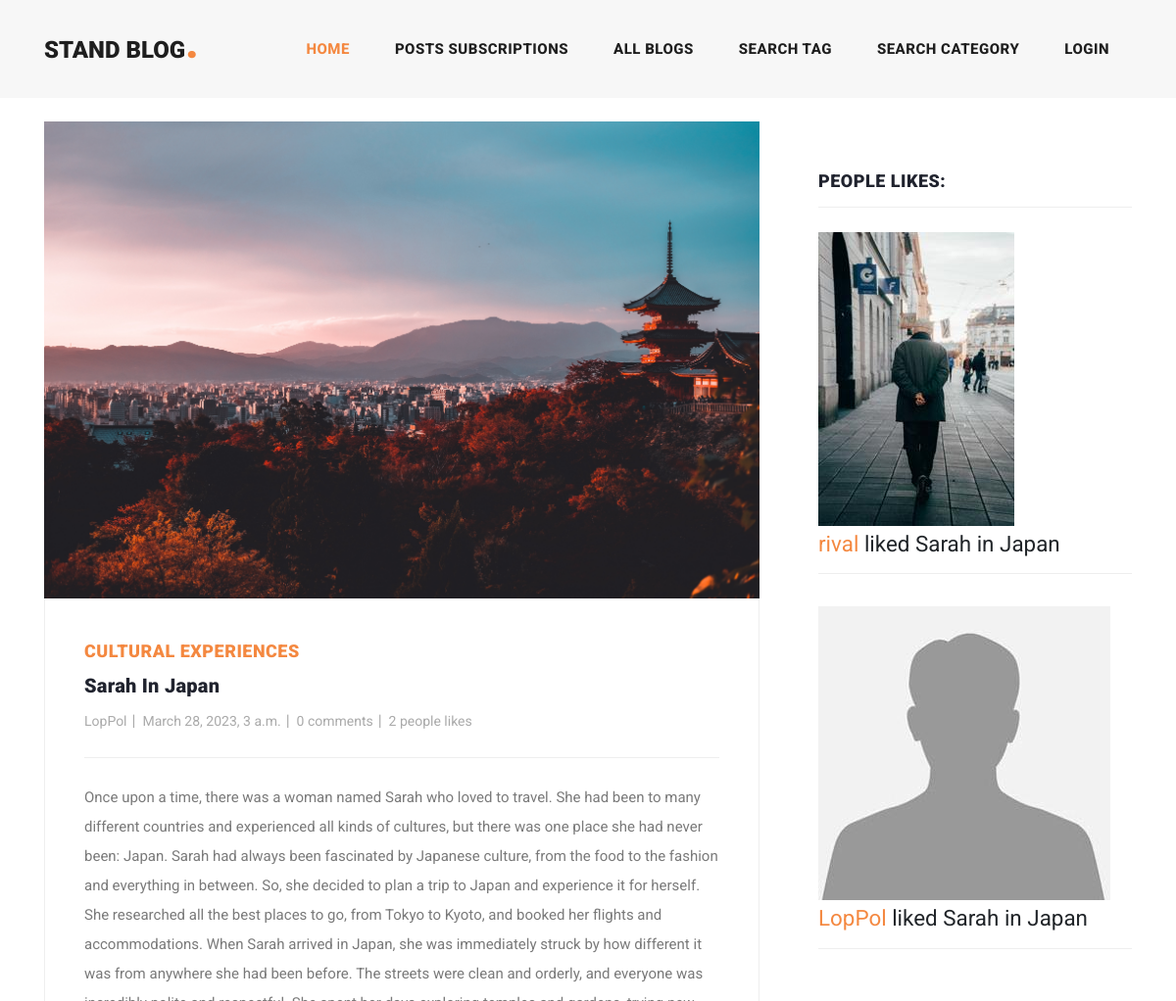
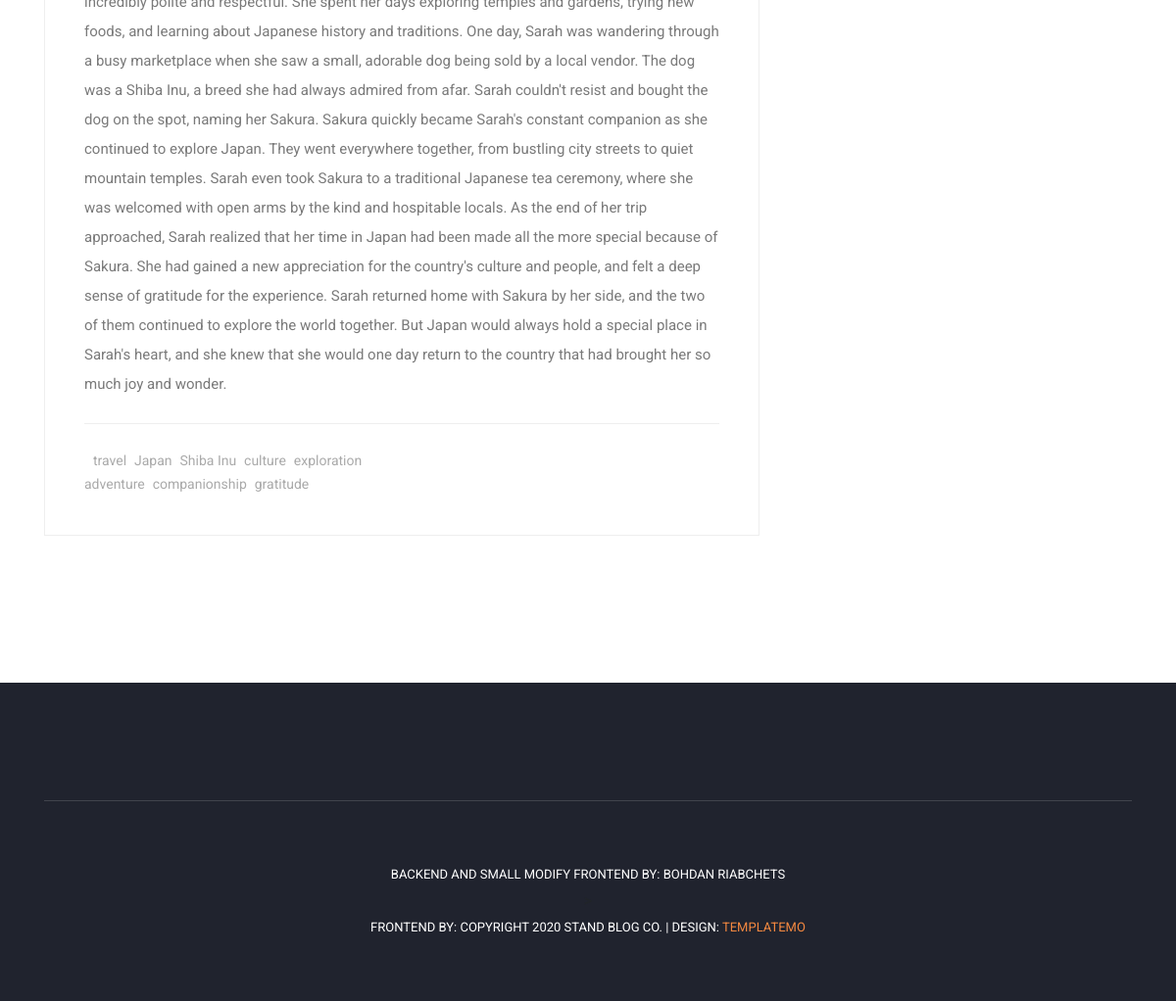
Screenshot of /blog-likes/46/ with the database file from the repository (2 pictures, top to bottom).
### blog/models.py (models this page shows, shortened)
class Blog(models.Model):
    author = models.ForeignKey(User, on_delete=models.CASCADE)
    title = models.CharField(max_length=200)
    text = models.TextField()
    created_at = models.DateTimeField(auto_now_add=True)
    updated_at = models.DateTimeField(null=True, blank=True)
    image = models.ImageField(default='blog-post-01.jpg', upload_to='blog_avatars')
    class Meta:
        ordering = ['id']

class Categories(models.Model):
    blog = models.ManyToManyField(Blog, related_name='category')
    category = models.CharField(max_length=150)
    def __str__(self):
        return self.category

class Tag(models.Model):
    blog = models.ManyToManyField(Blog, related_name='tag')
    tag = models.CharField(max_length=150)
    def __str__(self):
        return self.tag

class Like(models.Model):
    blog = models.ForeignKey(Blog, on_delete=models.CASCADE, related_name='likes')
    user = models.ForeignKey(User, on_delete=models.CASCADE)

### users/models.py (models this page shows, shortened)
class Profile(models.Model):
    user = models.OneToOneField(User, on_delete=models.CASCADE)
    avatar = models.ImageField(default='avatar.jpg', upload_to='profile_avatars')
    email_verified = models.BooleanField(default=False)

### blog/views.py (the view)
# urls.py: path('blog-likes/<int:pk>/', views.BlogLikesView.as_view(), name='blog-likes'),
class BlogLikesView(generic.DetailView):
    model = Blog
    template_name = 'blog/blog_likes.html'
    context_object_name = 'blog'
    def get_context_data(self, **kwargs):
        context = super().get_context_data(**kwargs)
        context['likes'] = self.get_object().likes.order_by('-id')
        return context

### blog/templates/blog/blog_likes.html (shortened to what this page needs)
{% extends 'base.html' %}
{% block content %}
{% load static %}
<div class="main-banner header-text">
</div>
<section class="blog-posts grid-system">
    <div class="container">
        <div class="row">
            <div class="col-lg-8">
                <div class="all-blog-posts">
                    <div class="row">
                        <div class="col-lg-12">
                            <div class="blog-post">
                                <div class="blog-thumb-detail">
                                    <img src="{{ blog.image.url }}" alt="">
                                </div>
                                <div class="down-content">
                                    <span><a href="{% url 'blog-category-detail' blog.category.last.pk %}">{{ blog.category.last }}</a></span>
                                    <a href="{% url 'blog-detail' blog.pk %}"><h4>{{ blog.title }}</h4></a>
                                    <ul class="post-info">
                                        <li><a href="{% url 'author-view' blog.author.pk %}">{{ blog.author }}</a></li>
                                        <li><a>{{ blog.created_at }}</a></li>
                                        <li><a>{{ blog.comments.count }} comments</a></li>
                                        <li><a href="{% url 'blog-likes' blog.pk %}">{{ blog.likes.count }} people
                                            likes</a></li>
                                    </ul>
                                    <p>{{ blog.text }}</p>
                                    <div class="post-options">
                                        <div class="row">
                                            <div class="col-6">
                                                <ul class="post-tags">
                                                    {% for tag in blog.tag.all %}
                                                    <li></li>
                                                    <li><a href="{% url 'blog-tag-detail' tag.pk %}">{{ tag }}</a></li>
                                                    {% endfor %}
                                                </ul>
                                            </div>
                                            <div class="col-6">
                                            </div>
                                        </div>
                                    </div>
                                </div>
                            </div>
                        </div>
                    </div>
                </div>
            </div>
            <div class="col-lg-4">
                <div class="sidebar">
                    <div class="row">
                        <div class="col-lg-12">
                            <div class="sidebar-item recent-posts">
                                <div class="sidebar-heading">
                                    <h2>People likes:</h2>
                                </div>
                                <div class="content">
                                    {% for like in likes %}
                                    <ul>
                                        <li>
                                            <div class="author-thumb">
                                                <img src="{{ like.user.profile.avatar.url }}" alt="">
                                            </div>
                                            <div class="right-content">
                                                <h3><small><a href="{% url 'author-view' like.user.pk %}">{{ like.user }}
                                                    </a> liked {{ like.blog.title }}
                                                </small></h3>
                                            </div>
                                        </li>
                                        <hr>
                                    </ul>
                                    {% endfor %}
                                </div>
                            </div>
                        </div>
                    </div>
                </div>
            </div>
        </div>
    </div>
</section>
{% endblock %}

### static/css/templatemo-stand-blog.css (style rules this page uses)
body { font-family: 'Roboto', sans-serif; overflow-x: hidden; text-rendering: optimizeLegibility; -webkit-font-smoothing: antialiased; -moz-osx-font-smoothing: grayscale; }
p { margin-bottom: 0px; font-size: 15px; font-weight: 400; color: #7a7a7a; line-height: 30px; }
a { text-decoration: none!important; }
ul { padding: 0; margin: 0; list-style: none; }
h1,h2,h3,h4,h5,h6 { margin: 0px; }
.blog-posts { margin-top: 100px; }
.blog-posts .blog-post { margin-bottom: 30px; }
.blog-posts .blog-thumb-detail img { width: 100%; height: 100%; overflow: hidden; }
.blog-posts .down-content { padding: 40px; border-right: 1px solid #eee; border-left: 1px solid #eee; border-bottom: 1px solid #eee; }
.blog-posts .down-content span { font-size: 18px; text-transform: uppercase; letter-spacing: 0.5px; font-weight: 900; color: #f48840; }
.blog-posts .down-content h4 { font-size: 24px; text-transform: capitalize; letter-spacing: 0.5px; font-weight: 900; color: #20232e; margin: 10px 0px 12px 0px; }
.blog-posts .down-content ul.post-info li { display: inline-block; margin-right: 8px; }
.blog-posts .down-content ul.post-info li:after { content: '|'; color: #aaa; margin-left: 8px; }
.blog-posts .down-content h4 { font-size: 20px; letter-spacing: 0.25px; }
.grid-system .down-content ul.post-info li { margin-right: 3px; }
.grid-system .down-content ul.post-info li:after { margin-left: 5px; }
.blog-posts .down-content ul.post-info li:last-child::after { display: none; }
.blog-posts .down-content ul.post-info li a { font-size: 14px; color: #aaa; font-weight: 400; transition: all .3s; }
.blog-posts .down-content p { padding: 25px 0px; margin: 25px 0px; border-top: 1px solid #eee; border-bottom: 1px solid #eee; }
.blog-posts .down-content ul.post-tags li, .blog-posts .down-content ul.post-share li { display: inline-block; }
.blog-posts .down-content ul.post-tags li, .blog-posts .down-content ul.post-share li { color: #aaa; }
.blog-posts .down-content ul.post-tags li a, .blog-posts .down-content ul.post-share li a { font-size: 14px; color: #aaa; font-weight: 400; transition: all .3s; }
.blog-posts .sidebar-heading h2 { font-size: 18px; text-transform: uppercase; font-weight: 900; letter-spacing: 0.5px; color: #20232e; border-bottom: 1px solid #eee; padding-bottom: 15px; margin-bottom: 25px; }
.sidebar { margin-left: 30px; }
.sidebar .sidebar-item { margin-top: 50px; }
.sidebar .sidebar-heading h2 { font-size: 18px; text-transform: uppercase; font-weight: 900; letter-spacing: 0.5px; color: #20232e; border-bottom: 1px solid #eee; padding-bottom: 15px; margin-bottom: 25px; }
.sidebar .recent-posts ul li { margin-bottom: 15px; padding-bottom: 15px; border-bottom: 1px solid #eee; }

### static/css/style.css (style rules this page uses)
hr { height: 1px; border: none; background-color: var(--color-light); }

### rows the page displays
Blog: image (picture), category.last "CULTURAL EXPERIENCES", title "Sarah In Japan", author "LopPol", created_at "March 28, 2023, 3 a.m.", comments.count "0", likes.count "2", text "Once upon a time, there was a woman named Sarah who loved to travel. She had been to many different countries and experienced all kinds of cultures, but there was one place she had never been: Japan. Sarah had always been fascinated by Japanese culture, from the food to the fashion and everything in between. So, she decided to plan a trip to Japan and experience it for herself. She researched all the best places to go, from Tokyo to Kyoto, and booked her flights and accommodations. When Sarah arrived in Japan, she was immediately struck by how different it was from anywhere she had been before. The streets were clean and orderly, and everyone was incredibly polite and respectful. She spent…"
Tag: tag "travel"
Tag: tag "Japan"
Tag: tag "Shiba Inu"
Tag: tag "culture"
Tag: tag "exploration"
Tag: tag "adventure"
Tag: tag "companionship"
Tag: tag "gratitude"
Like: user.profile.avatar (picture), user "rival", blog "Sarah in Japan"
Like: user.profile.avatar (placeholder picture), user "LopPol", blog "Sarah in Japan"
